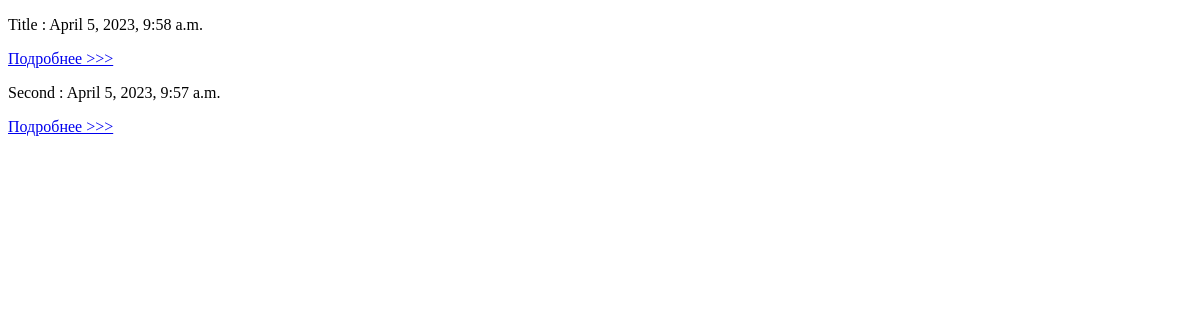
Before: /news/ with the older database file.
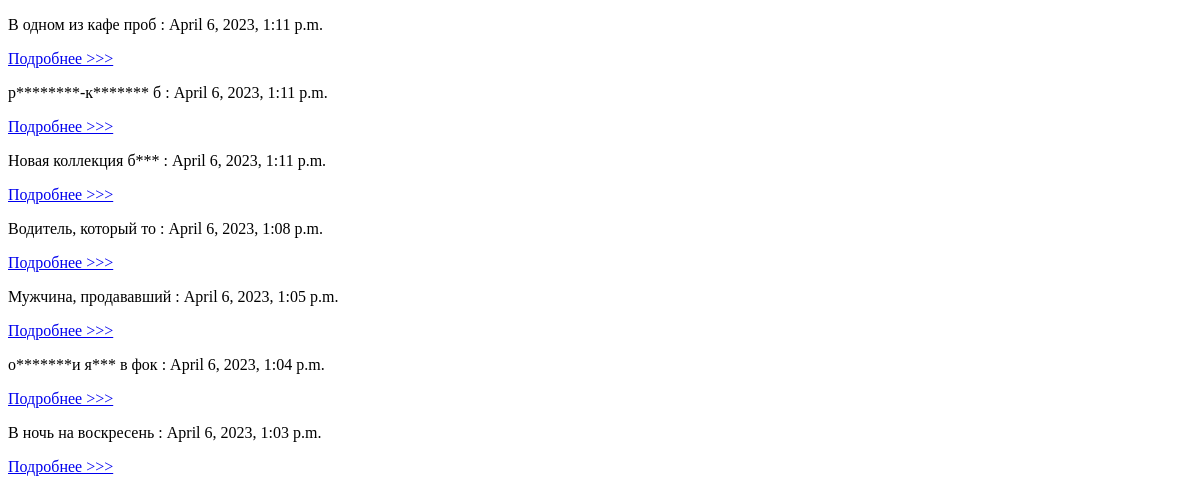
After: the same page with the newer database file.
### news/models.py (models this page shows, shortened)
class New(models.Model):
    title = models.CharField(max_length=64)
    text = models.TextField()
    data_pub = models.DateTimeField(auto_now_add=True)
    slug = models.SlugField(max_length=128, unique=True)
    def get_absolute_url(self):
        return reverse('detail', kwargs={'pk': self.pk})

### news/views.py (the view)
# urls.py: path('', index, name='default'),
def index(request):
    news = New.objects.order_by('-data_pub')  # от более свежей к самой старой
    return render(request, 'default.html', {'news': news})

### news/templatetags/filters.py (called while the page is built)
@register.filter(name='censor')
def censor(text):
    for word in BAD_WORDS:
        pattern = re.compile(r'\b{}\b'.format(word), re.IGNORECASE)
        censored_word = word[0] + '*'*(len(word)-1)
        text = re.sub(pattern, censored_word, text)
    return mark_safe(text)

### news/templates/news/default.html (shortened to what this page needs)
<!DOCTYPE html>
<html lang="en">
<head>
</head>
<body>
{% load filters %}
{% for new in news %}
<p>{{ new.title|censor|slice:":20" }} : {{ new.data_pub }}</p>
<a href="{{ new.get_absolute_url }}">Подробнее >>></a>
{% endfor %}
</body>
</html>

Changed rows visible on the page:
removed New: title|censor "Title", data_pub "April 5, 2023, 9:58 a.m."
removed New: title|censor "Second", data_pub "April 5, 2023, 9:57 a.m."
added New: title|censor "В одном из кафе проб", data_pub "April 6, 2023, 1:11 p.m."
added New: title|censor "р********-к******* б", data_pub "April 6, 2023, 1:11 p.m."
added New: title|censor "Новая коллекция б***", data_pub "April 6, 2023, 1:11 p.m."
added New: title|censor "Водитель, который то", data_pub "April 6, 2023, 1:08 p.m."
added New: title|censor "Мужчина, продававший", data_pub "April 6, 2023, 1:05 p.m."
added New: title|censor "о*******и я*** в фок", data_pub "April 6, 2023, 1:04 p.m."
added New: title|censor "В ночь на воскресень", data_pub "April 6, 2023, 1:03 p.m."
